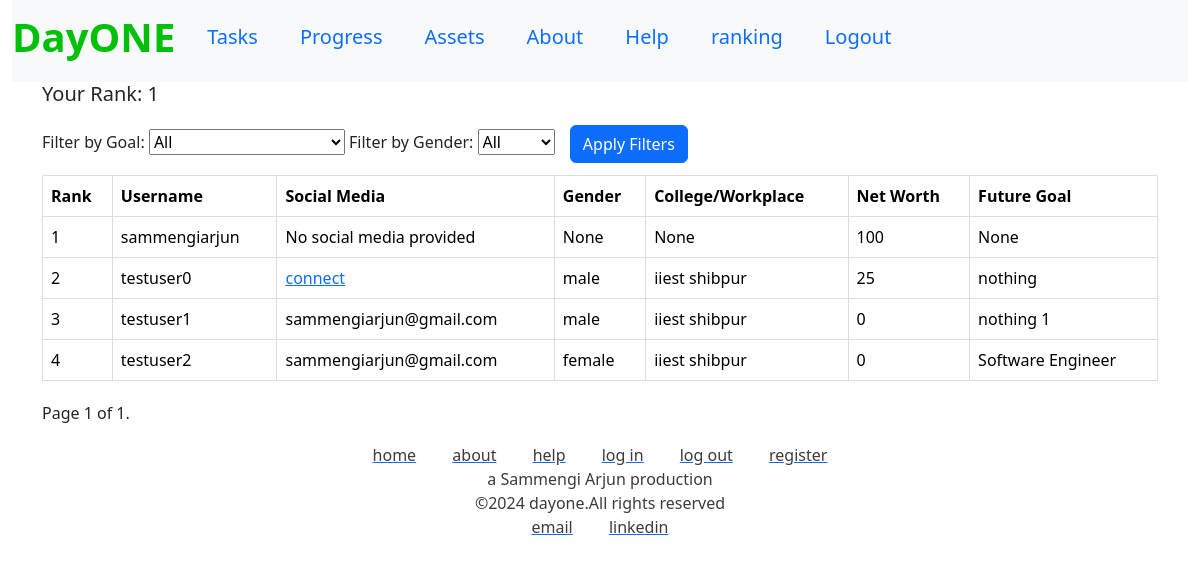
The app's page /ranking/ (signed in), older data.
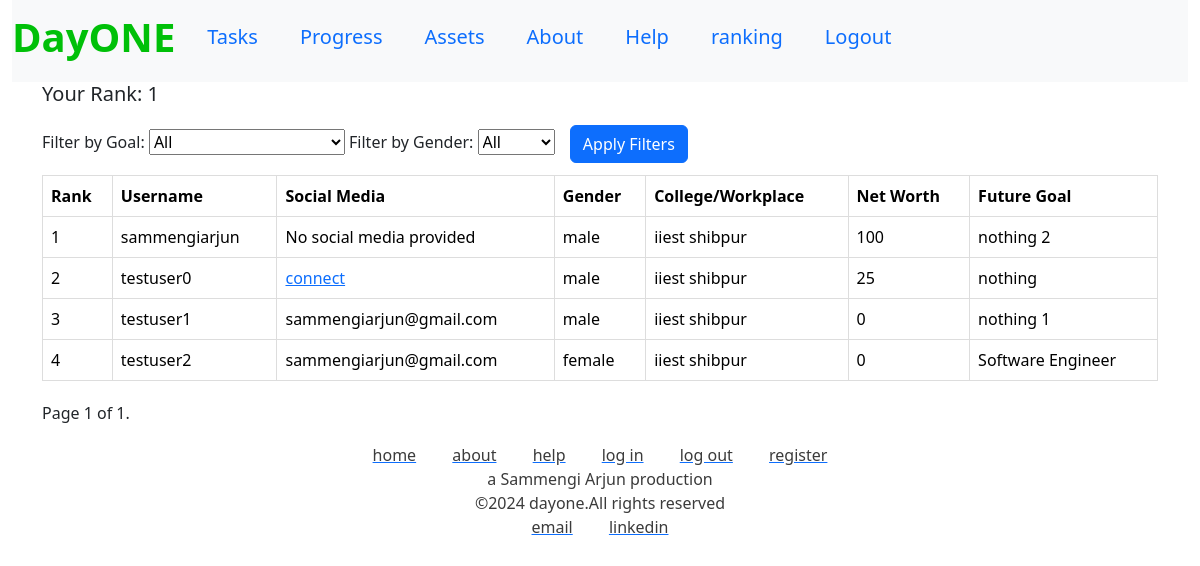
The same page, newer data.
### myapp/models.py (models this page shows, shortened)
class CustomUser(AbstractUser):
    NATIONALITY_CHOICES = [
        ('indian', 'Indian'),
        ('non-indian', 'Non-Indian'),
    ]
    SOCIAL_MEDIA_CHOICES = [
            ('facebook', 'Facebook'),
            ('twitter', 'Twitter'),
            ('instagram', 'Instagram'),
            ('linkedin', 'LinkedIn'),
            ('email', 'Email'),
        ]
    GENDER_CHOICES = [
        ('male', 'Male'),
        ('female', 'Female'),
        ('other', 'Other'),
    ]
    FUTURE_GOAL_CHOICES = [
        ('doctor', 'Doctor'),
        ('ca_cs', 'CA/CS'),
        ('lawyer', 'Lawyer'),
        ('teacher', 'Teacher'),
        ('architect', 'Architect'),
        ('mba', 'MBA'),
        ('civil_servant', 'Civil Servant'),
        ('fashion_designer', 'Fashion Designer'),
        ('software_engineer', 'Software Engineer'),
        ('graphic_designer', 'Graphic Designer'),
        ('marketing_professional', 'Marketing Professional'),
        ('content_writer', 'Content Writer'),
        ('jee', 'JEE'),
        ('neet', 'NEET'),
        ('cuet', 'CUET'),
        ('gate', 'GATE'),
        ('cat', 'CAT'),
        ('nid_dat', 'NID DAT'),
        ('ugc_net', 'UGC NET'),
        ('upsc', 'UPSC'),
        ('ssc', 'SSC'),
        ('nda', 'NDA'),
        ('clat', 'CLAT'),
        ('ailet', 'AILET'),
        ('other', 'Other'),
    ]
    rank=models.IntegerField(default=0)
    gender = models.CharField(max_length=10, choices=GENDER_CHOICES, blank=True, null=True)
    age = models.IntegerField(blank=True, null=True)
    college_or_workplace = models.CharField(max_length=255, blank=True, null=True)
    future_goal = models.CharField(max_length=50, choices=FUTURE_GOAL_CHOICES, blank=True, null=True)
    other_goal_text = models.CharField(max_length=255, blank=True, null=True)
    social_media_url = models.URLField(blank=True, null=True)
    nationality = models.CharField(max_length=20, choices=NATIONALITY_CHOICES)
    total_pomodoros = models.IntegerField(default=0)
    virtual_currency_balance = models.IntegerField(default=0)
    @property
    def virtual_currency_balance(self):
        return self.total_pomodoros * 25
    @virtual_currency_balance.setter
    def virtual_currency_balance(self, value):
        self.total_pomodoros = value // 25
    def __str__(self):
        return self.username

### myapp/views.py (the view)
# urls.py: path('ranking/', views.ranking_view, name='ranking'),
def ranking_view(request):
    print(request.GET)  # Print request parameters
    gender_filter = request.GET.get('gender', '')
    goal_filter = request.GET.get('goal', '')
    users = CustomUser.objects.order_by('-total_pomodoros')
    for user in users:
        user.net_worth = user.total_pomodoros * 25
    if gender_filter:
        users = users.filter(gender=gender_filter)
    if goal_filter:
        users = users.filter(future_goal=goal_filter)
    paginator = Paginator(users, 50)  # Show 50 users per page
    page_number = request.GET.get('page')
    try:
        users_page = paginator.page(page_number)
    except PageNotAnInteger:
        users_page = paginator.page(1)
    except EmptyPage:
        users_page = paginator.page(paginator.num_pages)
    current_user_rank = users.filter(total_pomodoros__gt=request.user.total_pomodoros).count() + 1
    context = {
        'users': users_page,
        'current_user_rank': current_user_rank,
        'current_user': request.user,
    }
    print(users)
    return render(request, 'ranking.html', context)

### myapp/templates/ranking.html (shortened to what this page needs)
{% extends 'home.html' %}
{% block body %}
<div class="container">
    <div class="row">
        <div class="col">
            <h5>Your Rank: {{ current_user_rank }}</h5>
            <form method="get">
                <label for="goal" class="filters">Filter by Goal:</label>
                <select class="filters" id="goal" name="goal">
                    <option value="">All</option>
                </select>
                <label for="gender" class="filters">Filter by Gender:</label>
                <select class="filters" id="gender" name="gender" >
                    <option value="">All</option>
                </select>
                <button type="submit" class="btn btn-primary custom-filterbtn">Apply Filters</button>
            </form>
            <table class="table">
                <thead>
                    <tr>
                        <th>Rank</th>
                        <th>Username</th>
                        <th>Social Media</th>
                        <th>Gender</th>
                        <th>College/Workplace</th>
                        <th>Net Worth</th>
                        <th>Future Goal</th>
                    </tr>
                </thead>
                <tbody>
                    {% for user in users %}
                    <tr>
                        <td>{{ forloop.counter }}</td>
                        <td>{{ user.username }}</td>
                        <td>
                            {% if user.social_media_url %}
                                {% if user.social_media_url != user.email %}
                                    {% if user.social_media_url|urlize %}
                                        <a href="{{ user.social_media_url }}">connect</a>
                                    {% else %}
                                        {{ user.social_media_url }}
                                    {% endif %}
                                {% else %}
                                    {{ user.social_media_url }}
                                {% endif %}
                            {% else %}
                                No social media provided
                            {% endif %}
                        </td>
                        <td>{{ user.gender }}</td>
                        <td>{{ user.college_or_workplace }}</td>
                        <td>{{ user.net_worth }}</td>
                        <td>
                            {% if user.future_goal == 'other' %}
                                {{ user.other_goal_text }}
                            {% else %}
                                {{ user.get_future_goal_display }}
                            {% endif %}
                        </td>
                    </tr>
                    {% endfor %}
                </tbody>
            </table>
            <div class="pagination">
                <span class="step-links">
                    <span class="current">
                        Page {{ users.number }} of {{ users.paginator.num_pages }}.
                    </span>
                </span>
            </div>
        </div>
    </div>
</div>
{% endblock %}

Row changes from the older to the newer data that the page shows:
changed CustomUser "sammengiarjun": gender "None" → "male"; college_or_workplace "None" → "iiest shibpur"; other_goal_text (not shown) → "nothing 2"; future_goal "None" → (not shown)
